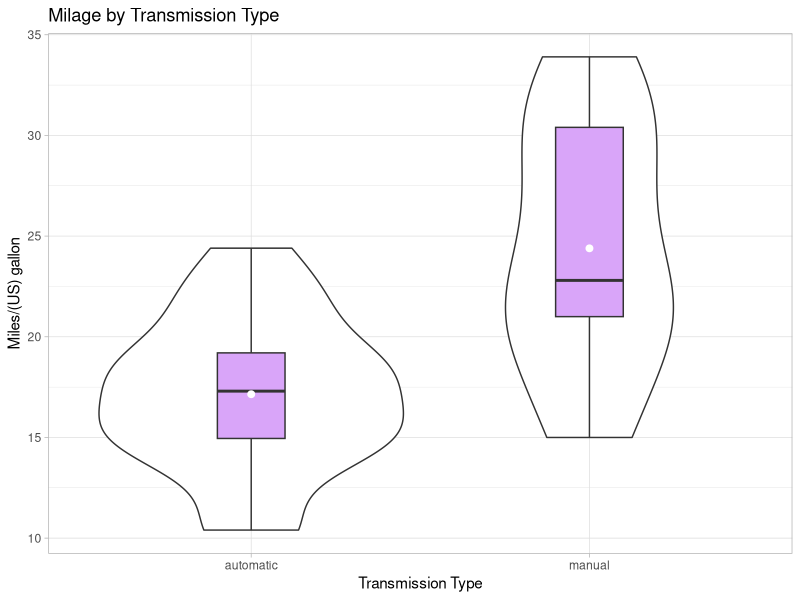
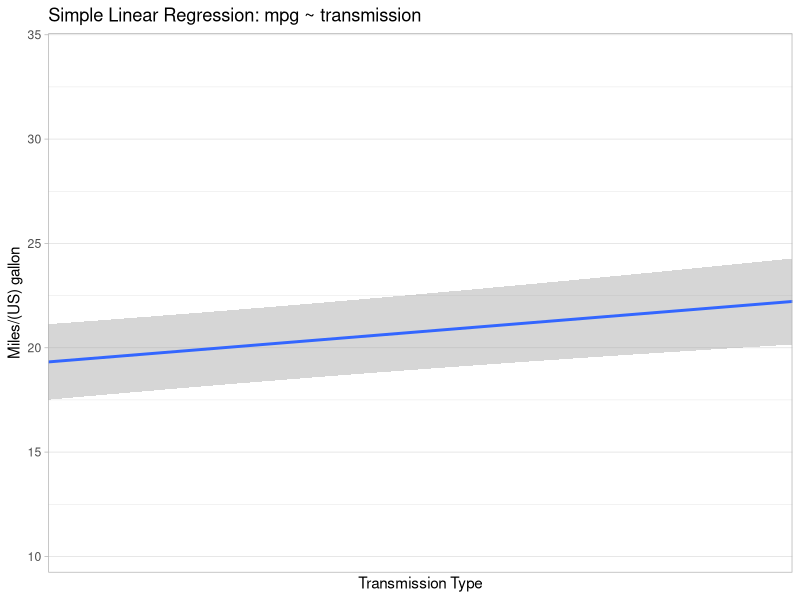
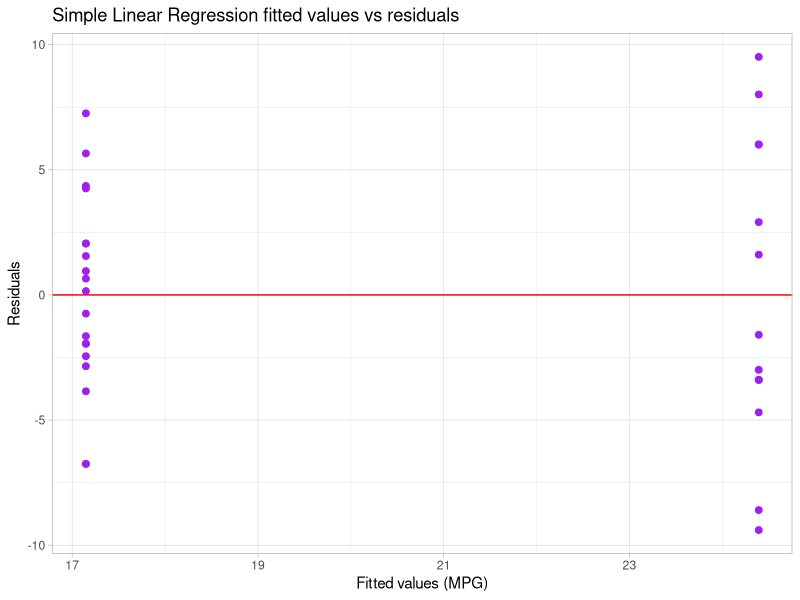
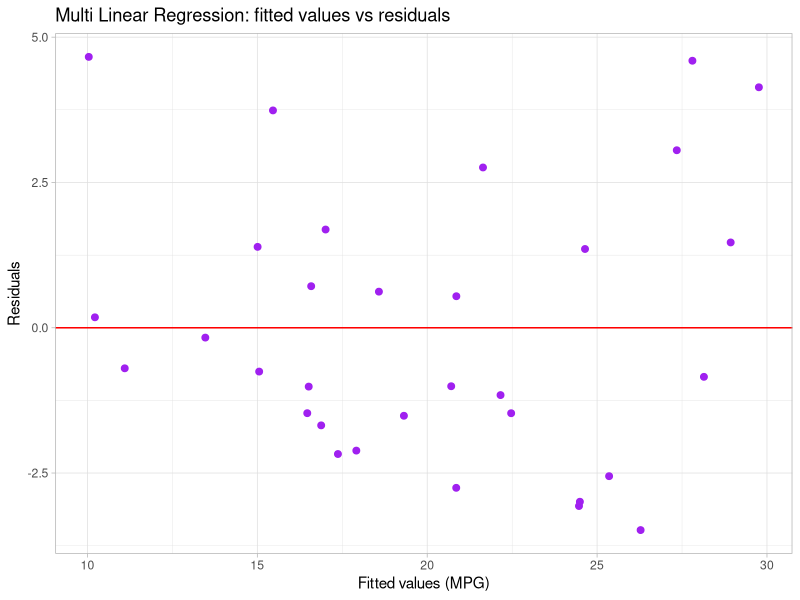
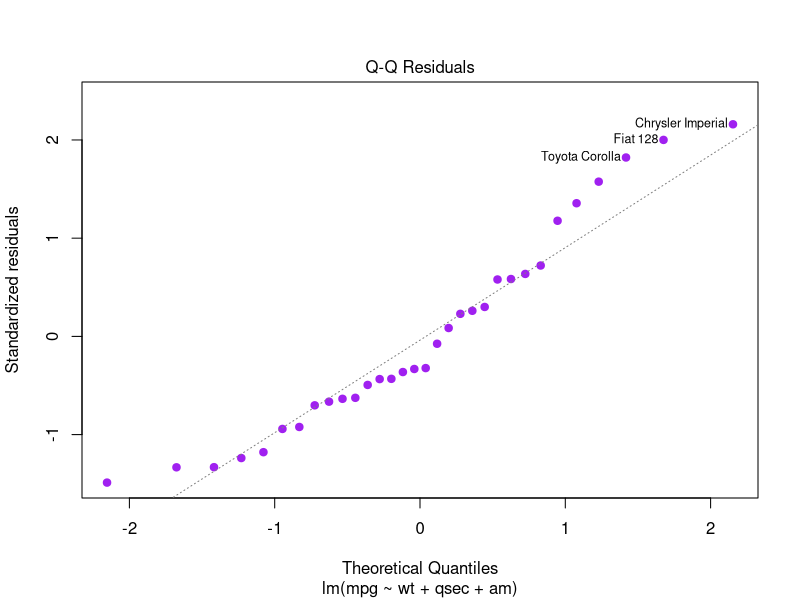

Write R code to recreate these figures, in order.
## ---- chunk 1
require(knitr, quietly = TRUE)
require(ggplot2, quietly = TRUE)
require(scales, quietly = TRUE)

knitr::opts_chunk$set(echo = FALSE, cache = TRUE, cache.path = "cache/",
                      fig.path = "figure/", fig.align = "center")

# load cars dataset
require(datasets, quietly = TRUE)
data(mtcars)
## ---- chunk 2
kable(head(mtcars), caption = "Sample from mtcars")
## ---- chunk 3
modelSLR <- lm(mpg ~ am, mtcars)
modelSLRsum <- summary(modelSLR)
kable(cbind(modelSLRsum$coef, round(confint(modelSLR), 1)), caption = "Model Coefficients")
## ---- chunk 4
pred.means <- tapply(mtcars$mpg, mtcars$am, mean)
pred.sd <- tapply(mtcars$mpg, mtcars$am, sd)
pred.ci <- predict(modelSLR, data.frame(am = c(0, 1)), interval = "confidence")

df <- data.frame("Transmission" = c("Automatic", "Manual"))
df <- cbind(df, round(pred.ci, 2))
df <- cbind(df, "Sample Mean" = round(pred.means, 2))
df <- cbind(df, "Sample SD" = round(pred.sd, 2))
names(df)[names(df) == "fit"] <- "Prediction"
names(df)[names(df) == "lwr"] <- "Lower"
names(df)[names(df) == "upr"] <- "Upper"

kable(df, caption = "Model prediction vs mileage sample mean")
## ---- chunk 5
library(MASS)
fit <- lm(mpg ~ ., mtcars)
step <- stepAIC(fit, direction = "both", trace = 0)
modelMLR <- lm(mpg ~ wt + qsec + am, mtcars)
modelMLRsum <- summary(modelMLR)
kable(cbind(modelMLRsum$coef, round(confint(modelMLR), 1)), caption = "Model Coefficients")
## ---- chunk 6
fit.models <- c("Simple Linear Regression", "Multi Linear Regression")
fit.r.squared <- c(modelSLRsum$adj.r.squared, modelMLRsum$adj.r.squared)
fit.var.residuals <- c(modelSLRsum$sigma, modelMLRsum$sigma)
fit.aic <- c(AIC(modelSLR), AIC(modelMLR))
df <- data.frame("Model" = fit.models, "R Squared" = fit.r.squared, "Residual Variance" = fit.var.residuals, AIC = fit.aic)
kable(df, caption = "Compare Models")
## ---- chunk 7
library(MASS)
fit <- lm(mpg ~ ., mtcars)
step <- stepAIC(fit, direction = "both", trace = 0)
step$anova
## ---- chunk 8
sessionInfo()
## ---- chunk 9
mtcars2 <- data.frame(mtcars)
mtcars2$am <- factor(mtcars2$am, labels = c("automatic", "manual"))
ggplot(mtcars2, aes(x = am, y = mpg)) +
    geom_violin() +
    geom_boxplot(width = 0.2, fill = "purple", alpha = 0.4) +
    stat_summary(fun.y = mean, geom = "point", colour = "white", shape = 19, size = 2) +
    theme_light(base_family = "sans", base_size = 11) +
    labs(x = "Transmission Type", y = "Miles/(US) gallon") +
    ggtitle("Milage by Transmission Type")
## ---- chunk 10
ggplot(mtcars, aes(x = am, y = mpg)) +
    geom_point(shape = 19, size = 2, colour = "purple") +
    geom_smooth(method = lm) +
    theme_light(base_family = "sans", base_size = 11) +
    scale_x_discrete(breaks = c(0, 1), labels = c("automatic", "manual"), expand = c(0.2, -0.5)) +
    labs(x = "Transmission Type", y = "Miles/(US) gallon") +
    ggtitle("Simple Linear Regression: mpg ~ transmission")
## ---- chunk 11
qplot(fitted(modelSLR), resid(modelSLR)) +
    geom_hline(yintercept = 0, colour = "red") +
    geom_point(shape = 19, size = 2, colour = "purple") +
    theme_light(base_family = "sans", base_size = 11) +
    xlab("Fitted values (MPG)") +
    ylab("Residuals") +
    ggtitle("Simple Linear Regression fitted values vs residuals")
## ---- chunk 12
qplot(fitted(modelMLR), resid(modelMLR)) +
    geom_hline(yintercept = 0, colour = "red") +
    geom_point(shape = 19, size = 2, colour = "purple") +
    theme_light(base_family = "sans", base_size = 11) +
    xlab("Fitted values (MPG)") +
    ylab("Residuals") +
    ggtitle("Multi Linear Regression: fitted values vs residuals")
## ---- chunk 13
plot(modelMLR, which = c(2), pch = 19, col = c("purple"))
